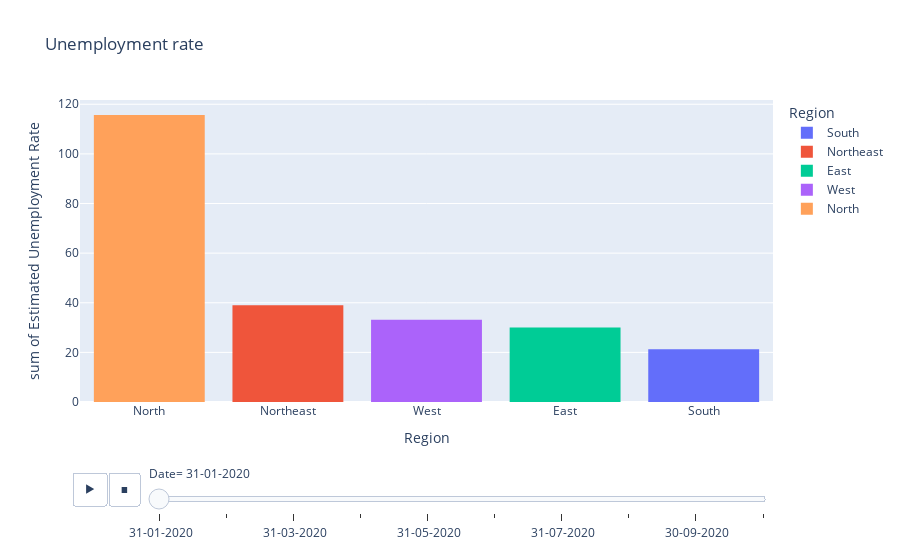

The code cell stored with this chart in its notebook:
### Markdown cell above
### Analyzing data by Histogram

### Code cell
fg = px.histogram(dataset,x='Region',y='Estimated Unemployment Rate',color='Region',title='Unemployment rate',animation_frame='Date',template='plotly')
fg.update_layout(xaxis={'categoryorder':'total descending'})
fg.show()

### Figure 1 — Plotly figure (JSON) as saved in the notebook; plotly's stock layout.template omitted (floating-point values rounded to 4 significant figures)
{"data": [{"alignmentgroup": "True", "bingroup": "x", "histfunc": "sum", "hovertemplate": "Region=%{x}<br>Date= 31-01-2020<br>sum of Estimated Unemployment Rate=%{y}<extra></extra>", "legendgroup": "South", "marker": {"color": "#636efa", "pattern": {"shape": ""}}, "name": "South", "offsetgroup": "South", "orientation": "v", "showlegend": true, "type": "histogram", "x": ["South", "South", "South", "South", "South", "South"], "xaxis": "x", "y": [5.48, 2.86, 5.31, 0.58, 1.57, 5.49], "yaxis": "y"}, {"alignmentgroup": "True", "bingroup": "x", "histfunc": "sum", "hovertemplate": "Region=%{x}<br>Date= 31-01-2020<br>sum of Estimated Unemployment Rate=%{y}<extra></extra>", "legendgroup": "Northeast", "marker": {"color": "#EF553B", "pattern": {"shape": ""}}, "name": "Northeast", "offsetgroup": "Northeast", "orientation": "v", "showlegend": true, "type": "histogram", "x": ["Northeast", "Northeast", "Northeast"], "xaxis": "x", "y": [4.66, 1.66, 32.67], "yaxis": "y"}, {"alignmentgroup": "True", "bingroup": "x", "histfunc": "sum", "hovertemplate": "Region=%{x}<br>Date= 31-01-2020<br>sum of Estimated Unemployment Rate=%{y}<extra></extra>", "legendgroup": "East", "marker": {"color": "#00cc96", "pattern": {"shape": ""}}, "name": "East", "offsetgroup": "East", "orientation": "v", "showlegend": true, "type": "histogram", "x": ["East", "East", "East", "East"], "xaxis": "x", "y": [10.61, 10.61, 1.9, 6.94], "yaxis": "y"}, {"alignmentgroup": "True", "bingroup": "x", "histfunc": "sum", "hovertemplate": "Region=%{x}<br>Date= 31-01-2020<br>sum of Estimated Unemployment Rate=%{y}<extra></extra>", "legendgroup": "West", "marker": {"color": "#ab63fa", "pattern": {"shape": ""}}, "name": "West", "offsetgroup": "West", "orientation": "v", "showlegend": true, "type": "histogram", "x": ["West", "West", "West", "West", "West"], "xaxis": "x", "y": [9.65, 8.89, 5.54, 4.11, 4.95], "yaxis": "y"}, {"alignmentgroup": "True", "bingroup": "x", "histfunc": "sum", "hovertemplate": "Region=%{x}<br>Date= 31-01-2020<br>sum of Estimated Unemployment Rate=%{y}<extra></extra>", "legendgroup": "North", "marker": {"color": "#FFA15A", "pattern": {"shape": ""}}, "name": "North", "offsetgroup": "North", "orientation": "v", "showlegend": true, "type": "histogram", "x": ["North", "North", "North", "North", "North", "North", "North", "North"], "xaxis": "x", "y": [22.23, 20.34, 16.83, 21.08, 11.11, 10.97, 7.58, 5.49], "yaxis": "y"}], "layout": {"barmode": "relative", "legend": {"title": {"text": "Region"}, "tracegroupgap": 0}, "sliders": [{"active": 0, "currentvalue": {"prefix": "Date="}, "len": 0.9, "pad": {"b": 10, "t": 60}, "steps": [{"args": [[" 31-01-2020"], {"frame": {"duration": 0, "redraw": true}, "fromcurrent": true, "mode": "immediate", "transition": {"duration": 0, "easing": "linear"}}], "label": " 31-01-2020", "method": "animate"}, {"args": [[" 29-02-2020"], {"frame": {"duration": 0, "redraw": true}, "fromcurrent": true, "mode": "immediate", "transition": {"duration": 0, "easing": "linear"}}], "label": " 29-02-2020", "method": "animate"}, {"args": [[" 31-03-2020"], {"frame": {"duration": 0, "redraw": true}, "fromcurrent": true, "mode": "immediate", "transition": {"duration": 0, "easing": "linear"}}], "label": " 31-03-2020", "method": "animate"}, {"args": [[" 30-04-2020"], {"frame": {"duration": 0, "redraw": true}, "fromcurrent": true, "mode": "immediate", "transition": {"duration": 0, "easing": "linear"}}], "label": " 30-04-2020", "method": "animate"}, {"args": [[" 31-05-2020"], {"frame": {"duration": 0, "redraw": true}, "fromcurrent": true, "mode": "immediate", "transition": {"duration": 0, "easing": "linear"}}], "label": " 31-05-2020", "method": "animate"}, {"args": [[" 30-06-2020"], {"frame": {"duration": 0, "redraw": true}, "fromcurrent": true, "mode": "immediate", "transition": {"duration": 0, "easing": "linear"}}], "label": " 30-06-2020", "method": "animate"}, {"args": [[" 31-07-2020"], {"frame": {"duration": 0, "redraw": true}, "fromcurrent": true, "mode": "immediate", "transition": {"duration": 0, "easing": "linear"}}], "label": " 31-07-2020", "method": "animate"}, {"args": [[" 31-08-2020"], {"frame": {"duration": 0, "redraw": true}, "fromcurrent": true, "mode": "immediate", "transition": {"duration": 0, "easing": "linear"}}], "label": " 31-08-2020", "method": "animate"}, {"args": [[" 30-09-2020"], {"frame": {"duration": 0, "redraw": true}, "fromcurrent": true, "mode": "immediate", "transition": {"duration": 0, "easing": "linear"}}], "label": " 30-09-2020", "method": "animate"}, {"args": [[" 31-10-2020"], {"frame": {"duration": 0, "redraw": true}, "fromcurrent": true, "mode": "immediate", "transition": {"duration": 0, "easing": "linear"}}], "label": " 31-10-2020", "method": "animate"}], "x": 0.1, "xanchor": "left", "y": 0, "yanchor": "top"}], "title": {"text": "Unemployment rate"}, "updatemenus": [{"buttons": [{"args": [null, {"frame": {"duration": 500, "redraw": true}, "fromcurrent": true, "mode": "immediate", "transition": {"duration": 500, "easing": "linear"}}], "label": "&#9654;", "method": "animate"}, {"args": [[null], {"frame": {"duration": 0, "redraw": true}, "fromcurrent": true, "mode": "immediate", "transition": {"duration": 0, "easing": "linear"}}], "label": "&#9724;", "method": "animate"}], "direction": "left", "pad": {"r": 10, "t": 70}, "showactive": false, "type": "buttons", "x": 0.1, "xanchor": "right", "y": 0, "yanchor": "top"}], "xaxis": {"anchor": "y", "categoryarray": ["South", "Northeast", "East", "West", "North"], "categoryorder": "total descending", "domain": [0, 1], "title": {"text": "Region"}}, "yaxis": {"anchor": "x", "domain": [0, 1], "title": {"text": "sum of Estimated Unemployment Rate"}}}}
